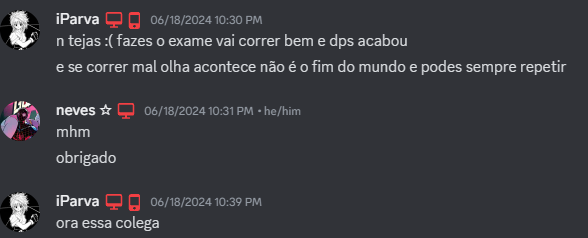
#> input picture src/renderer/src/assets/clipboard.png, 588 x 238 px, given in place of test.png, which was not available
$ python main.py
#> lines starting #> are read from the running program, lines starting #| are printed output that depends on the picture; pictures that were not available may be replaced by others from this repository, and a replacement may not be noted
from PIL import Image, ImageOps, ImageDraw
print('ran')

border_radius = 15
padding = 25
scale = 1
bg_scale = 6

screenshot = Image.open("test.png")
#> screenshot is the input picture: PIL image 588x238 RGB; mean R, G, B 57, 58, 63.1
bg = Image.open("bg.jpg")
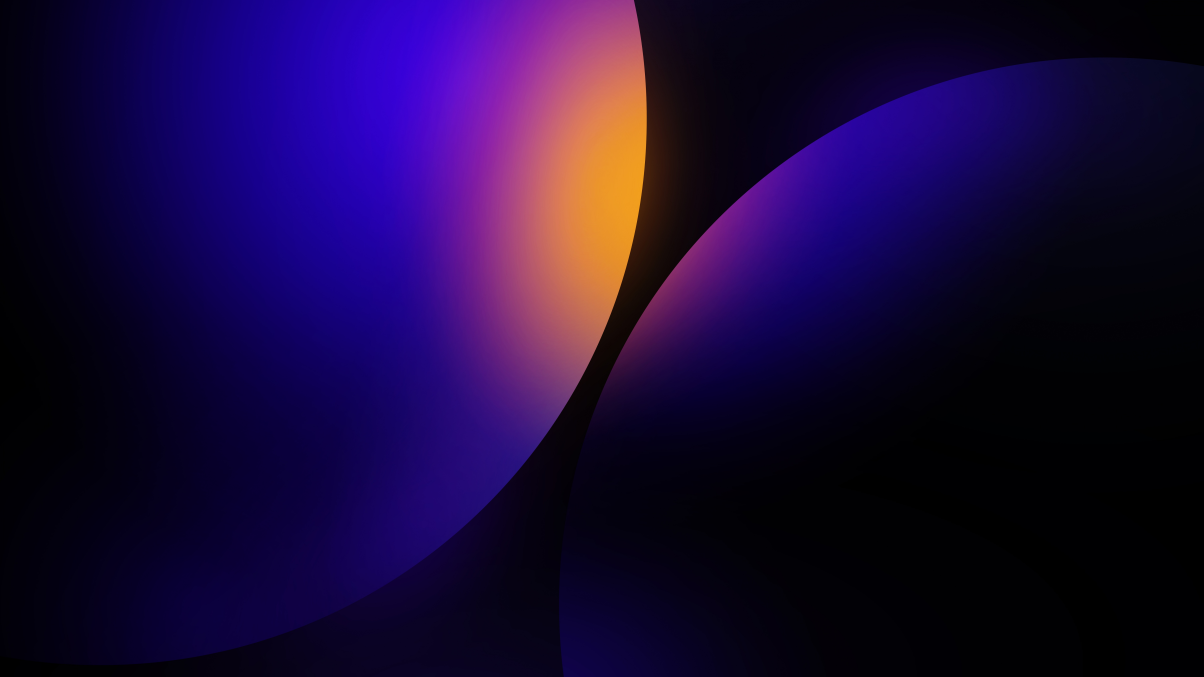
#> input picture src/renderer/src/assets/bg.jpg, 6016 x 3384 px (shown at 1/5 size)
#> bg is the input picture: PIL image 6016x3384 RGB; mean R, G, B 26.6, 8.6, 57.5
bg = bg.resize((round(bg.width / bg_scale), round(bg.height / bg_scale)))
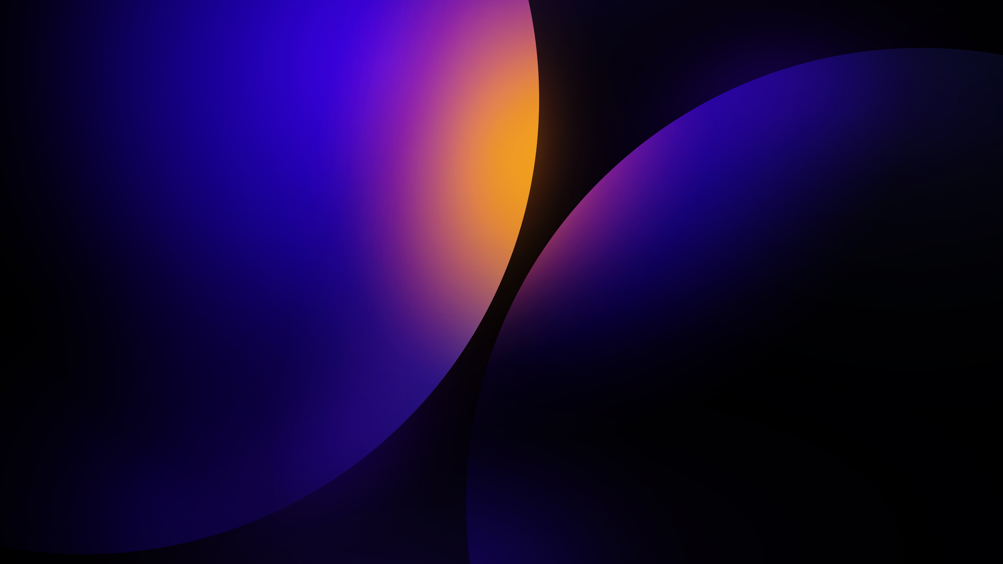
#> bg: PIL image 1003x564 RGB; mean R, G, B 26.6, 8.6, 57.5
loaded_ss = screenshot.load()

def most_frequent(List):
    counter = 0
    element = List[0]

    for i in List:
        curr_frequency = List.count(i)
        if(curr_frequency> counter):
            counter = curr_frequency
            element = i

    return element


sides = []

for i in range(2):
    colors = []
    for j in range(screenshot.width):
        colors.append(loaded_ss[j, i * screenshot.height - i])
    color = most_frequent(colors)

    diff_colors_l = []
    diff_colors_r = []
    for j in range(screenshot.height):
        for k in range(screenshot.width):
            if loaded_ss[k, j] != color:
                diff_colors_l.append((k, j))
            if loaded_ss[screenshot.width - k - 1, screenshot.height - j - 1] != color:
                diff_colors_r.append((screenshot.width - k, screenshot.height - j))


    for i in range(diff_colors_l.__len__()):
        if i == 0:
            closest_color_l = diff_colors_l[i]

        if diff_colors_l[i][0] < closest_color_l[0]:
            closest_color_l = diff_colors_l[i]

    for i in range(diff_colors_r.__len__()):
        if i == 0:
            closest_color_r = diff_colors_r[i]

        if diff_colors_r[i][0] > closest_color_r[0]:
            closest_color_r = diff_colors_r[i]


    sides.append(most_frequent(colors))
#> after the loop, sides = [(49, 51, 56), (49, 51, 56)]

for i in range(2):
    colors = []
    for j in range(screenshot.height):
        colors.append(loaded_ss[i * screenshot.width - i, j])
    sides.append(most_frequent(colors))

    diff_colors_t = []
    diff_colors_b = []
    for j in range(screenshot.width):
        for k in range(screenshot.height):
            if loaded_ss[j, k] != color:
                diff_colors_t.append((j, k))
            if loaded_ss[screenshot.width - j - 1, screenshot.height - k - 1] != color:
                diff_colors_b.append((screenshot.width - j, screenshot.height - k))

    for i in range(diff_colors_t.__len__()):
        if i == 0:
            closest_color_t = diff_colors_t[i]

        if diff_colors_t[i][1] < closest_color_t[1]:
            closest_color_t = diff_colors_t[i]

    for i in range(diff_colors_b.__len__()):
        if i == 0:
            closest_color_b = diff_colors_b[i]

        if diff_colors_b[i][1] > closest_color_b[1]:
            closest_color_b = diff_colors_b[i]
#> after the loop, sides = [(49, 51, 56), (49, 51, 56), (49, 51, 56), (49, 51, 56)]

border = most_frequent(sides)
#> border = (49, 51, 56)

screenshot = screenshot.crop([closest_color_l[0], closest_color_t[1], closest_color_r[0], closest_color_b[1]])
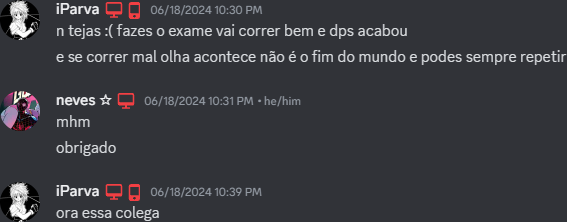
#> screenshot: PIL image 567x222 RGB; mean R, G, B 57.9, 58.8, 63.9

screenshot.show()
